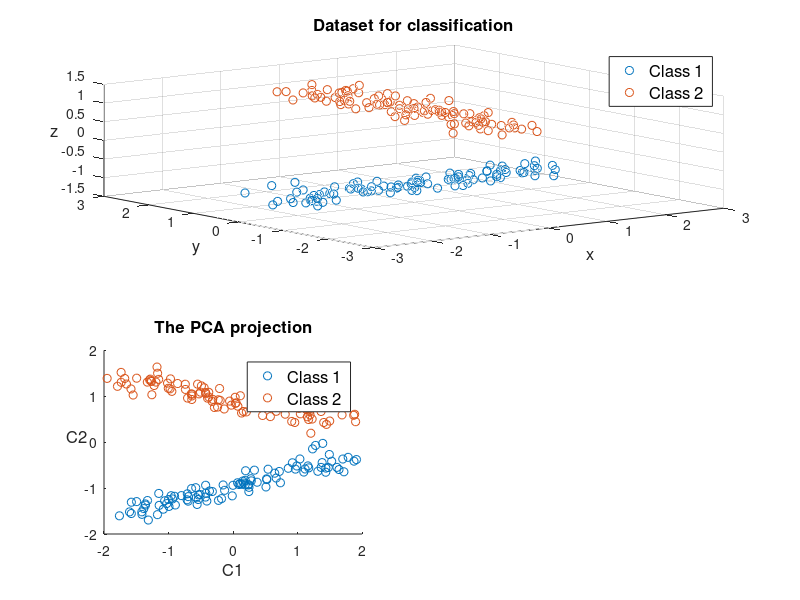

Reproduce this figure in MATLAB. (Note: this script raises an error after producing the figure.)
clc;clear;close all
%%  Create the dataset
n1 = 100;
n2 = 100;
data1 = [(1:n1)'/n1-0.5 zeros(n1,1) zeros(n1,1)] + randn(n1,3)/20;
data2 = [zeros(n2,1) (1:n2)'/n2-0.5 ones(n2,1)] + randn(n2,3)/20;
data = [data1; data2];
data = zscore(data);
data1 = data(1:n1,:);
data2 = data(n1+1:end,:);
subplot(2,2,[1 2])
scatter3(data1(:,1),data1(:,2),data1(:,3))
hold on
scatter3(data2(:,1),data2(:,2),data2(:,3))
xlabel('x','fontsize',12)
ylabel('y','fontsize',12)
zlabel('z','fontsize',12,'Rotation',0)
legend('Class 1','Class 2','fontsize',12)
title('Dataset for classification','fontsize',12)
%%  PCA
[ V, ~ ] = eigs(data'*data,2);
projection1 = data1*V;
projection2 = data2*V;
subplot(2,2,3)
scatter(projection1(:,1),projection1(:,2))
hold on
scatter(projection2(:,1),projection2(:,2))
xlabel('C1','fontsize',12)
ylabel('C2','fontsize',12,'Rotation',0)
legend('Class 1','Class 2','fontsize',12)
title('The PCA projection','fontsize',12)
%%  SPCA
labels = [zeros(n1,1); ones(n2,1)];
reduced_W = [-1 1;
             1 -1];
[ V, ~ ] = ClassSPCA(data, labels, 2, reduced_W);
projection1 = data1*V;
projection2 = data2*V;
subplot(2,2,4)
scatter(projection1(:,1),projection1(:,2))
hold on
scatter(projection2(:,1),projection2(:,2))
xlabel('C1','fontsize',12)
ylabel('C2','fontsize',12,'Rotation',0)
legend('Class 1','Class 2','fontsize',12)
title('The SPCA projection','fontsize',12)